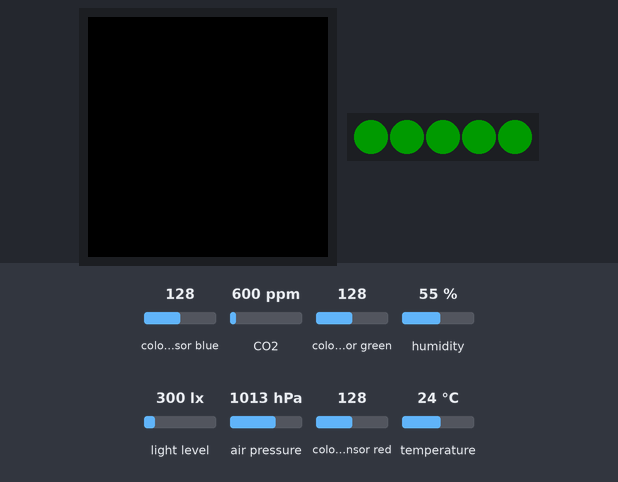
The sketch below on a simulated Arduino MKR. On the bench: 240×240 colour display, 5 RGB LEDs in strip order, left to right. Inputs (shaded band) come from the test bench; at power-on: colour sensor blue 128, CO2 600 ppm, colour sensor green 128, humidity 55 %, light level 300 lx, air pressure 1013 hPa, colour sensor red 128, temperature 24 °C. Dim RGB values are drawn brighter than linear; WiFi joins after 1.5 s; servers stay silent unless stated; what the sketch prints to the serial monitor is not drawn.

Above: at 1.8 s.
Timing chart, 0 to 130.0 s (numbered marks = the images above):
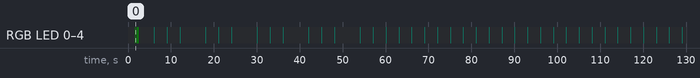

Measured:
- by itself, RGB LED 0–4: off → RGB(0, 26, 0) at 1.7 s, → off 0.15 s later, → RGB(0, 26, 0) 0.15 s later, → off 0.15 s later, … (92 changes in this stretch)

The sketch:

code.ino
```cpp
#include <WiFiNINA.h>
#include <Arduino_MKRIoTCarrier.h>
#include <Firebase_Arduino_WiFiNINA.h>

// Configuration du réseau et de la base de données
const char SSID_WIFI[] = "TCL-394C";
const char PASS_WIFI[] = "Hurq93F76td9";
#define FIREBASE_HOST "sentinelle-sil-default-rtdb.firebaseio.com"
#define FIREBASE_AUTH "flJNlL3QVcc1luvO7l1F0EwpTKPb8HBz0Fse2g9v"

// Paramètres de synchronisation
const unsigned long INTERVAL_TELEM = 3000; // Envoi des infos toutes les 3 secondes
unsigned long lastTelem = 0;

// Instances
MKRIoTCarrier carrier;
FirebaseData fbTelemetrie;

// Variables de stockage des données
float tAct = 0.0, hAct = 0.0, pAct = 0.0;
float iaqAct = 0.0, co2Act = 0.0;
int lAct = 0, iaqAcc = 0;

// ANIMATIONS DE DIAGNOSTIC

// Orange clignotant pendant la recherche du hotspot WiFi
void animerAttente() {
  static unsigned long t0 = 0; static bool on = false;
  if (millis() - t0 >= 400) {
    t0 = millis(); on = !on;
    uint32_t c = on ? carrier.leds.Color(220, 150, 0) : 0;
    for (int i = 0; i < 5; i++) carrier.leds.setPixelColor(i, c);
    carrier.leds.show();
  }
}

// Triple flash de couleur verte lors de la connexion réussie
void animerConnecte() {
  for (int k = 0; k < 3; k++) {
    for (int i = 0; i < 5; i++) carrier.leds.setPixelColor(i, carrier.leds.Color(0, 220, 0));
    carrier.leds.show(); delay(150);
    for (int i = 0; i < 5; i++) carrier.leds.setPixelColor(i, 0);
    carrier.leds.show(); delay(150);
  }
}

// SETUP
void setup() {
  Serial.begin(115200);
  CARRIER_CASE = false;

  if (!carrier.begin()) {
    Serial.println(" Échec d'initialisation du carrier");
    while(1);
  }

  carrier.leds.setBrightness(30); // Réglage de la luminosité des LEDs

  Serial.print("Connexion WiFi...");
  WiFi.begin(SSID_WIFI, PASS_WIFI);
  while (WiFi.status() != WL_CONNECTED) {
    animerAttente();
    Serial.print(".");
  }
  Serial.println(" Connecté !");

  animerConnecte();

  // Initialisation de la liaison Firebase
  Firebase.begin(FIREBASE_HOST, FIREBASE_AUTH, SSID_WIFI, PASS_WIFI);
  Firebase.reconnectWiFi(true);
}

// LOOP PRINCIPAL
void loop() {
  unsigned long now = millis();

  // Cycle de télémétrie (toutes les 3 secondes)
  if (now - lastTelem >= INTERVAL_TELEM) {
    lastTelem = now;

    // 1. Lecture des capteurs environnementaux
    float t = carrier.Env.readTemperature(); if (!isnan(t)) tAct = t;
    float h = carrier.Env.readHumidity();    if (!isnan(h)) hAct = h;
    float p = carrier.Pressure.readPressure(); if (!isnan(p)) pAct = p;

    // 2. Lecture de la luminosité ambiante
    if (carrier.Light.colorAvailable()) {
      int r, g, b; carrier.Light.readColor(r, g, b);
      lAct = (r + g + b) / 3;
    }

    // 3. Lecture de la qualité de l'Air
    float iaq = carrier.AirQuality.readStaticIAQ(); if (!isnan(iaq)) iaqAct = iaq;
    float co2 = carrier.AirQuality.readCO2(); if (!isnan(co2)) co2Act = co2;
    iaqAcc = (int)carrier.AirQuality.readIAQAccuracy();

    // 4. Construction du JSON pour le Dashboard
    String json = "{";
    json += "\"temp\":" + String(tAct) + ",";
    json += "\"hum\":" + String(hAct) + ",";
    json += "\"lux\":" + String(lAct) + ",";
    json += "\"pression\":" + String(pAct) + ",";
    json += "\"iaq\":" + String(iaqAct) + ",";
    json += "\"co2\":" + String(co2Act) + ",";
    json += "\"iaqAcc\":" + String(iaqAcc);
    json += "}";

    // 5. Envoi vers Firebase et animation de confirmation
    if (Firebase.setJSON(fbTelemetrie, "SIL/telemetrie", json)) {
      Serial.println("[OK] Dashboard mis à jour.");

      // Flash des 5 LEDs (Couleur Cyan/Turquoise : 0, 255, 200)
      for (int i = 0; i < 5; i++) {
        carrier.leds.setPixelColor(i, carrier.leds.Color(0, 255, 200));
      }
      carrier.leds.show();

      delay(100); // Durée du flash visible

      // Extinction des LEDs
      for (int i = 0; i < 5; i++) {
        carrier.leds.setPixelColor(i, 0);
      }
      carrier.leds.show();
    } else {
      Serial.print("[ERR] Firebase: ");
      Serial.println(fbTelemetrie.errorReason());
    }
  }
}
```
